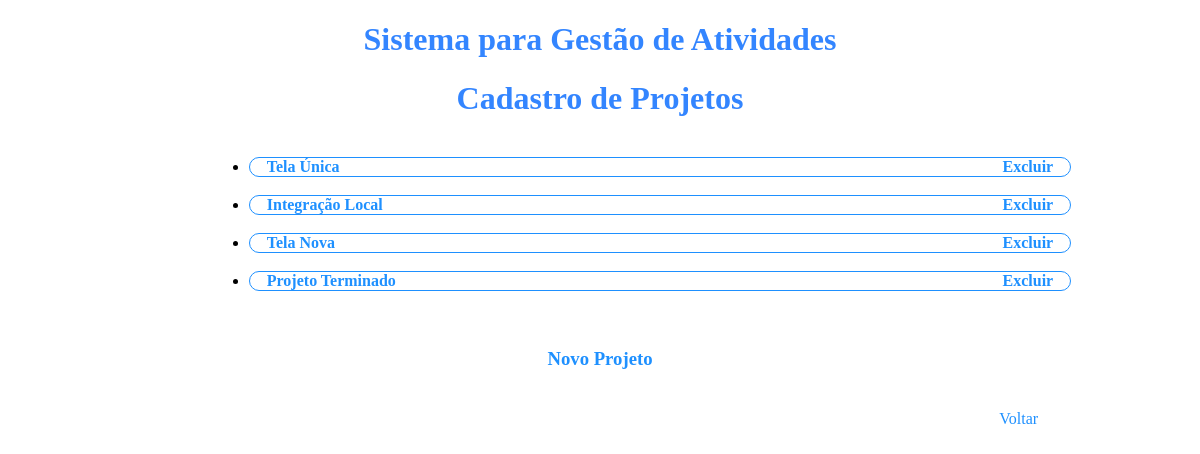
/projeto/, run on the app's committed database.
### cadastro/models.py (models this page shows, shortened)
class Projeto(models.Model):
    id = models.IntegerField(primary_key=True)
    nome = models.CharField(max_length=150)
    descricao = models.CharField(max_length=255)
    status = models.BooleanField()
    cliente = models.ForeignKey(Cliente, on_delete=models.CASCADE)

### cadastro/views.py (the view)
# urls.py: path('projeto/', views.projeto, name='projeto'),
def projeto(request):
    projeto_data = Projeto.objects.all().values()
    template = loader.get_template('cadastro/projeto.html')
    context = {'data': projeto_data,}
    return HttpResponse(template.render(context, request))

### cadastro/templates/cadastro/projeto.html (shortened to what this page needs)
<!DOCTYPE html>
<html>
<head>
</head>
<body>
<h1>Sistema para Gestão de Atividades</h1>
<h1>Cadastro de Projetos</h1>
<table class="center" style="width:80%">
    <tr>
        <th>
            <ul>
                {% if data %}
                {% for projeto in data %}
                    <li><a href="/projeto_editar/{{ projeto.id }}">{{ projeto.nome }}</a><a href="/projeto_excluir_item/{{ projeto.id }}" style="float: right;"> Excluir </a></li>
                    <br>
                {% endfor %}
                {% else %}
                    <h3>Nenhum Projeto Cadastrado</h3>
                {% endif %}
            </ul>
        </th>
    </tr>
    <tr>
      <th>
        <h3><a href="/projeto_detalhe">Novo Projeto</a></h3>
      </th>
    </tr>
</table>
<br>
<a class="ex1" href="/cadastro" style="float: right;">Voltar</a>
</body>
</html>

### cadastro/templates/cadastro/projeto.html (style rules this page uses)
li { border: 1px solid black; border-radius: 30px; border-color: DodgerBlue; margin-left: 80px; text-align: left; }
table.center { margin-left: auto; margin-right: auto; }
h1 { text-align: center; color: #3385ff; }
h3 { text-align: center; color: #3385ff; }
a { color: DodgerBlue; text-decoration: none; margin-left: 2%; margin-right: 2%; }
a.ex1 { color: DodgerBlue; text-decoration: none; margin-right: 13% }

### data on the page
Projeto: nome "Tela Única"
Projeto: nome "Integração Local"
Projeto: nome "Tela Nova"
Projeto: nome "Projeto Terminado"
